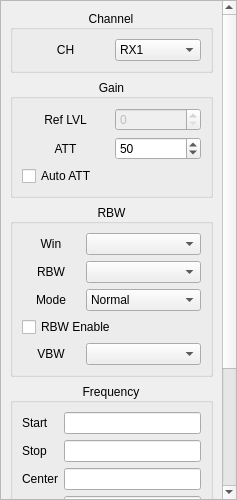
<?xml version="1.0" encoding="UTF-8"?>
<ui version="4.0">
 <class>SdrRfcDockWidget</class>
 <widget class="QDockWidget" name="SdrRfcDockWidget">
  <property name="geometry">
   <rect>
    <x>0</x>
    <y>0</y>
    <width>237</width>
    <height>500</height>
   </rect>
  </property>
  <property name="minimumSize">
   <size>
    <width>237</width>
    <height>89</height>
   </size>
  </property>
  <property name="allowedAreas">
   <set>Qt::LeftDockWidgetArea|Qt::RightDockWidgetArea</set>
  </property>
  <property name="windowTitle">
   <string>SDR RFC tuning</string>
  </property>
  <widget class="QWidget" name="dockWidgetContents">
   <layout class="QVBoxLayout" name="verticalLayout">
    <property name="leftMargin">
     <number>0</number>
    </property>
    <property name="topMargin">
     <number>0</number>
    </property>
    <property name="rightMargin">
     <number>0</number>
    </property>
    <property name="bottomMargin">
     <number>0</number>
    </property>
    <item>
     <widget class="QScrollArea" name="scrollArea">
      <property name="horizontalScrollBarPolicy">
       <enum>Qt::ScrollBarAlwaysOff</enum>
      </property>
      <property name="widgetResizable">
       <bool>true</bool>
      </property>
      <widget class="QWidget" name="scrollAreaWidgetContents">
       <property name="geometry">
        <rect>
         <x>0</x>
         <y>0</y>
         <width>221</width>
         <height>731</height>
        </rect>
       </property>
       <layout class="QVBoxLayout" name="verticalLayout_2">
        <item>
         <widget class="QGroupBox" name="groupBox">
          <property name="title">
           <string>Channel</string>
          </property>
          <property name="alignment">
           <set>Qt::AlignCenter</set>
          </property>
          <layout class="QHBoxLayout" name="horizontalLayout">
           <item>
            <widget class="QLabel" name="label">
             <property name="text">
              <string>CH</string>
             </property>
             <property name="alignment">
              <set>Qt::AlignCenter</set>
             </property>
            </widget>
           </item>
           <item>
            <widget class="QComboBox" name="cbChannel">
             <item>
              <property name="text">
               <string>RX1</string>
              </property>
             </item>
             <item>
              <property name="text">
               <string>RX2</string>
              </property>
             </item>
            </widget>
           </item>
          </layout>
         </widget>
        </item>
        <item>
         <widget class="QGroupBox" name="groupBox_2">
          <property name="title">
           <string>Gain</string>
          </property>
          <property name="alignment">
           <set>Qt::AlignCenter</set>
          </property>
          <layout class="QGridLayout" name="gridLayout_2">
           <item row="0" column="0">
            <widget class="QLabel" name="label_2">
             <property name="text">
              <string>Ref LVL</string>
             </property>
             <property name="alignment">
              <set>Qt::AlignCenter</set>
             </property>
            </widget>
           </item>
           <item row="0" column="1">
            <widget class="QSpinBox" name="sbGainRefLevel">
             <property name="enabled">
              <bool>false</bool>
             </property>
            </widget>
           </item>
           <item row="1" column="0">
            <widget class="QLabel" name="label_3">
             <property name="text">
              <string>ATT</string>
             </property>
             <property name="alignment">
              <set>Qt::AlignCenter</set>
             </property>
            </widget>
           </item>
           <item row="1" column="1">
            <widget class="QSpinBox" name="sbGainAtt">
             <property name="maximum">
              <number>70</number>
             </property>
             <property name="singleStep">
              <number>5</number>
             </property>
             <property name="value">
              <number>50</number>
             </property>
            </widget>
           </item>
           <item row="2" column="0" colspan="2">
            <widget class="QCheckBox" name="cbGainAutoAtt">
             <property name="text">
              <string>Auto ATT</string>
             </property>
            </widget>
           </item>
          </layout>
         </widget>
        </item>
        <item>
         <widget class="QGroupBox" name="groupBox_3">
          <property name="title">
           <string>RBW</string>
          </property>
          <property name="alignment">
           <set>Qt::AlignCenter</set>
          </property>
          <layout class="QGridLayout" name="gridLayout_3">
           <item row="0" column="0">
            <widget class="QLabel" name="label_4">
             <property name="text">
              <string>Win</string>
             </property>
             <property name="alignment">
              <set>Qt::AlignCenter</set>
             </property>
            </widget>
           </item>
           <item row="0" column="1" colspan="2">
            <widget class="QComboBox" name="cbRbwWindow"/>
           </item>
           <item row="1" column="0">
            <widget class="QLabel" name="label_5">
             <property name="text">
              <string>RBW</string>
             </property>
             <property name="alignment">
              <set>Qt::AlignCenter</set>
             </property>
            </widget>
           </item>
           <item row="1" column="1" colspan="2">
            <widget class="QComboBox" name="cbRbwWidth"/>
           </item>
           <item row="2" column="0">
            <widget class="QLabel" name="label_6">
             <property name="text">
              <string>Mode</string>
             </property>
             <property name="alignment">
              <set>Qt::AlignCenter</set>
             </property>
            </widget>
           </item>
           <item row="2" column="1" colspan="2">
            <widget class="QComboBox" name="cbRbwMode">
             <item>
              <property name="text">
               <string>Normal</string>
              </property>
             </item>
             <item>
              <property name="text">
               <string>Patented</string>
              </property>
             </item>
             <item>
              <property name="text">
               <string>Brief</string>
              </property>
             </item>
            </widget>
           </item>
           <item row="4" column="0">
            <widget class="QLabel" name="label_7">
             <property name="text">
              <string>VBW</string>
             </property>
             <property name="alignment">
              <set>Qt::AlignCenter</set>
             </property>
            </widget>
           </item>
           <item row="4" column="1" colspan="2">
            <widget class="QComboBox" name="cbRbwVbw"/>
           </item>
           <item row="3" column="0" colspan="3">
            <widget class="QCheckBox" name="cbRbwEnable">
             <property name="text">
              <string>RBW Enable</string>
             </property>
            </widget>
           </item>
          </layout>
         </widget>
        </item>
        <item>
         <widget class="QGroupBox" name="groupBox_4">
          <property name="title">
           <string>Frequency</string>
          </property>
          <property name="alignment">
           <set>Qt::AlignCenter</set>
          </property>
          <layout class="QGridLayout" name="gridLayout_4">
           <item row="0" column="0">
            <widget class="QLabel" name="label_8">
             <property name="text">
              <string>Start</string>
             </property>
            </widget>
           </item>
           <item row="1" column="0">
            <widget class="QLabel" name="label_10">
             <property name="text">
              <string>Stop</string>
             </property>
            </widget>
           </item>
           <item row="2" column="0" colspan="2">
            <widget class="QLabel" name="label_11">
             <property name="text">
              <string>Center</string>
             </property>
            </widget>
           </item>
           <item row="2" column="2">
            <widget class="QLineEdit" name="leFreqCenter">
             <property name="maxLength">
              <number>10</number>
             </property>
            </widget>
           </item>
           <item row="3" column="0" colspan="2">
            <widget class="QLabel" name="label_12">
             <property name="text">
              <string>Span</string>
             </property>
            </widget>
           </item>
           <item row="3" column="2">
            <widget class="QLineEdit" name="leFreqSpan">
             <property name="maxLength">
              <number>10</number>
             </property>
            </widget>
           </item>
           <item row="0" column="2">
            <widget class="QLineEdit" name="leFreqStart">
             <property name="maxLength">
              <number>10</number>
             </property>
            </widget>
           </item>
           <item row="1" column="2">
            <widget class="QLineEdit" name="leFreqStop">
             <property name="maxLength">
              <number>10</number>
             </property>
            </widget>
           </item>
          </layout>
         </widget>
        </item>
        <item>
         <widget class="QGroupBox" name="groupBox_5">
          <property name="title">
           <string>Calibration</string>
          </property>
          <property name="alignment">
           <set>Qt::AlignCenter</set>
          </property>
          <layout class="QGridLayout" name="gridLayout_5">
           <item row="0" column="0">
            <widget class="QLabel" name="label_16">
             <property name="text">
              <string>VCO</string>
             </property>
            </widget>
           </item>
           <item row="0" column="1">
            <widget class="QSpinBox" name="sbVcoValue">
             <property name="maximum">
              <number>3000</number>
             </property>
            </widget>
           </item>
           <item row="1" column="0">
            <widget class="QLabel" name="label_17">
             <property name="text">
              <string>File</string>
             </property>
            </widget>
           </item>
           <item row="1" column="1">
            <widget class="QLineEdit" name="lineEdit"/>
           </item>
           <item row="2" column="0" colspan="2">
            <widget class="QCheckBox" name="cbLevelComp">
             <property name="text">
              <string>Enable Level comp</string>
             </property>
            </widget>
           </item>
          </layout>
         </widget>
        </item>
        <item>
         <spacer name="verticalSpacer">
          <property name="orientation">
           <enum>Qt::Vertical</enum>
          </property>
          <property name="sizeHint" stdset="0">
           <size>
            <width>20</width>
            <height>35</height>
           </size>
          </property>
         </spacer>
        </item>
       </layout>
      </widget>
     </widget>
    </item>
   </layout>
  </widget>
 </widget>
 <resources/>
 <connections/>
</ui>
